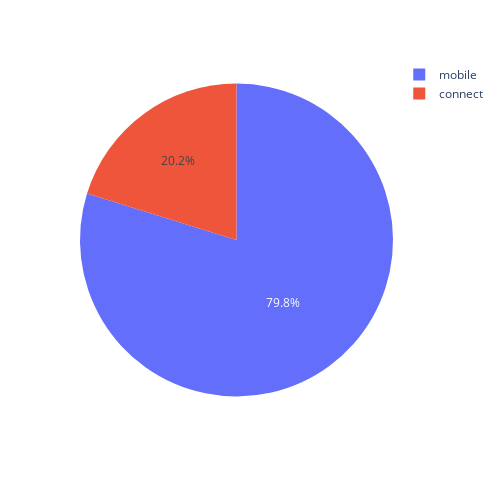

The notebook cell this image was saved under:
### Markdown cell above
Should we enable the feature for all cars ?, only Connect cars ?

### Code cell
fig_2 = px.pie(
    data_frame=df_delay.groupby("checkin_type").size().reset_index(name="count"),
    names="checkin_type",
    values="count",
    height=500,
    width=500
)

fig_2.show()

### Figure 1 — Plotly figure (JSON) as saved in the notebook; plotly's stock layout.template omitted (floating-point values rounded to 4 significant figures)
{"data": [{"domain": {"x": [0, 1], "y": [0, 1]}, "hovertemplate": "checkin_type=%{label}<br>count=%{value}<extra></extra>", "labels": ["connect", "mobile"], "legendgroup": "", "name": "", "showlegend": true, "type": "pie", "values": [4307, 17003]}], "layout": {"height": 500, "legend": {"tracegroupgap": 0}, "margin": {"t": 60}, "width": 500}}
